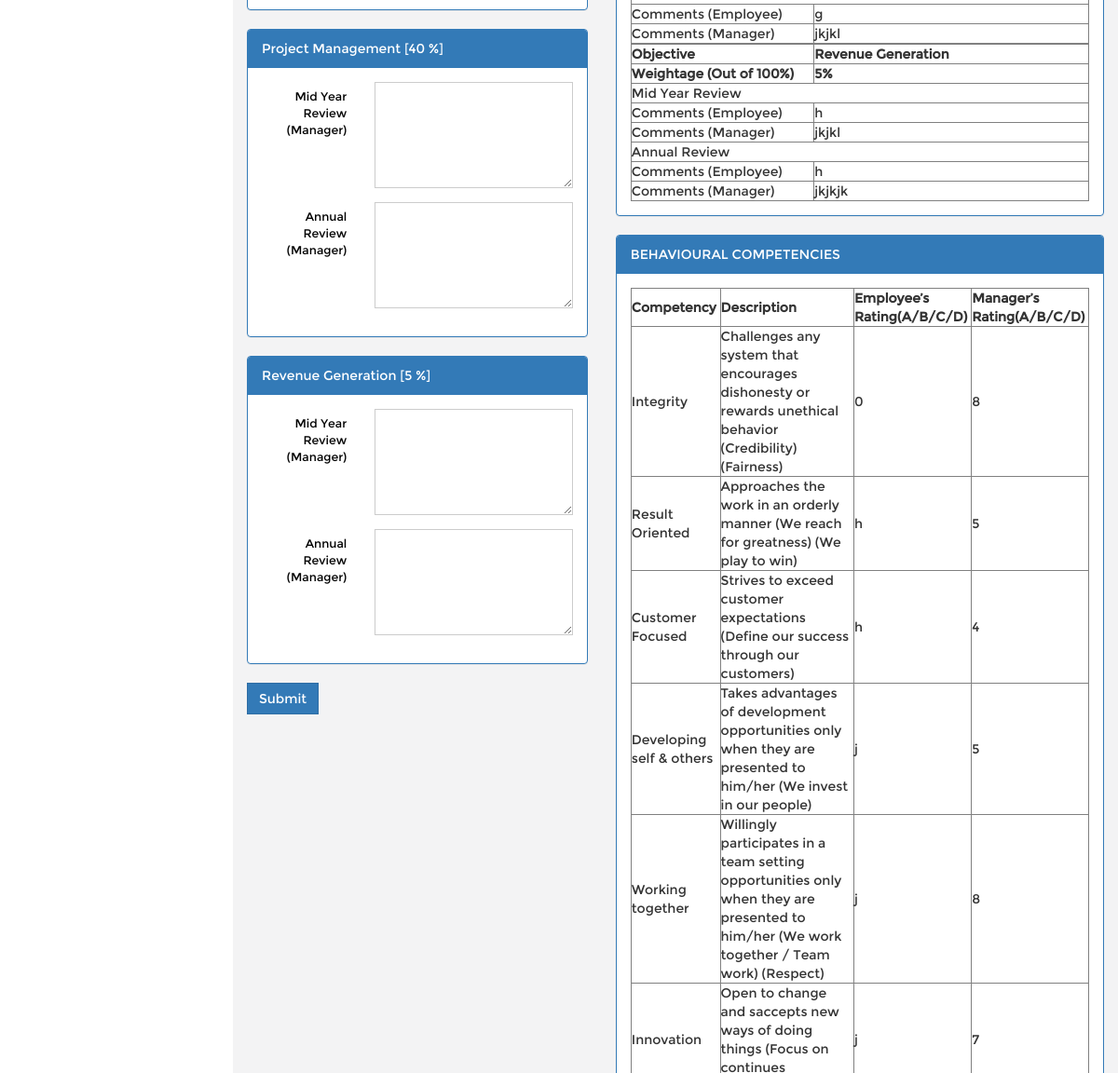
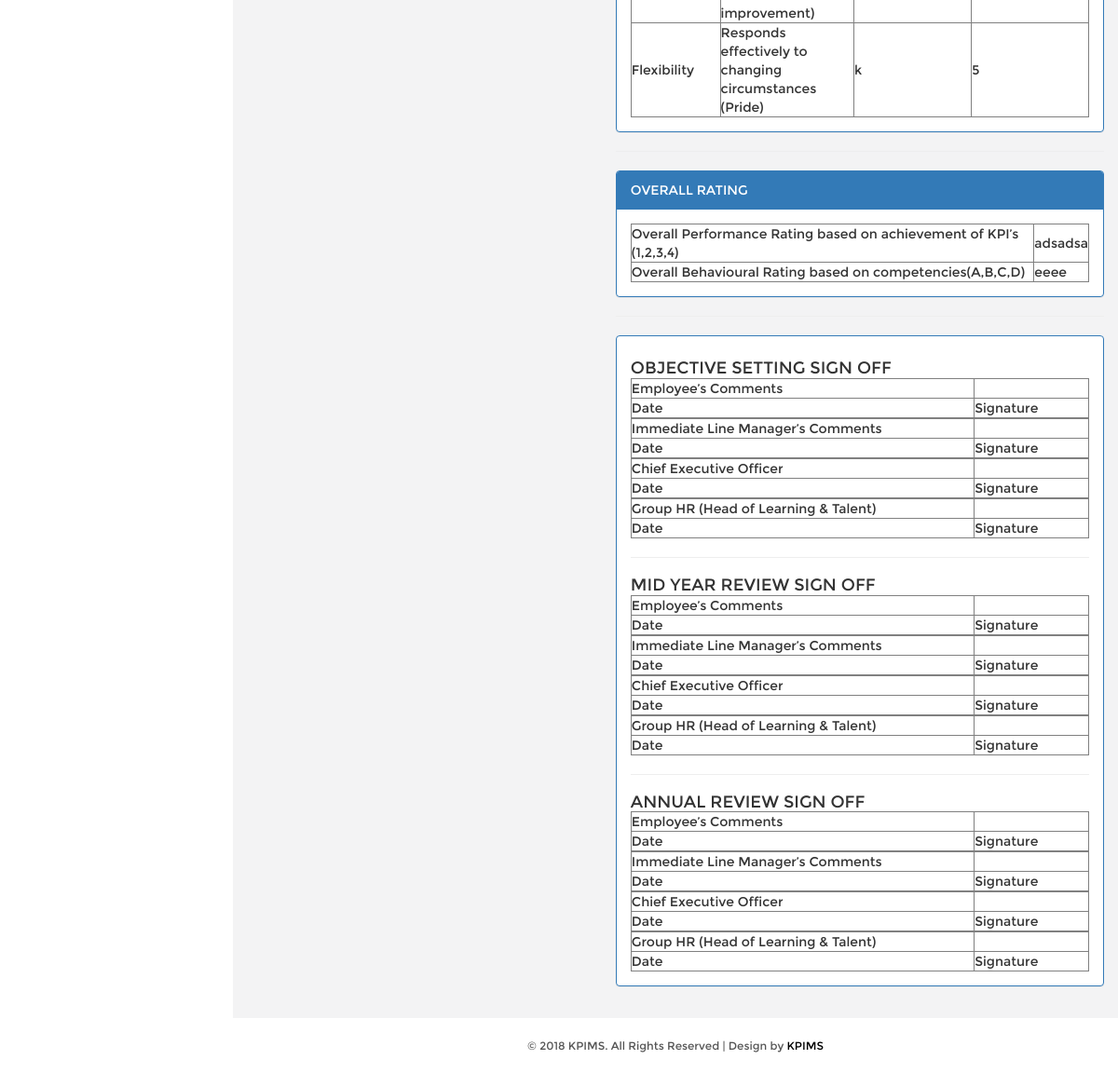
Before: /PAFID_approval_step1.php?id=2 (lower part) with the older database file (2 pictures, top to bottom).
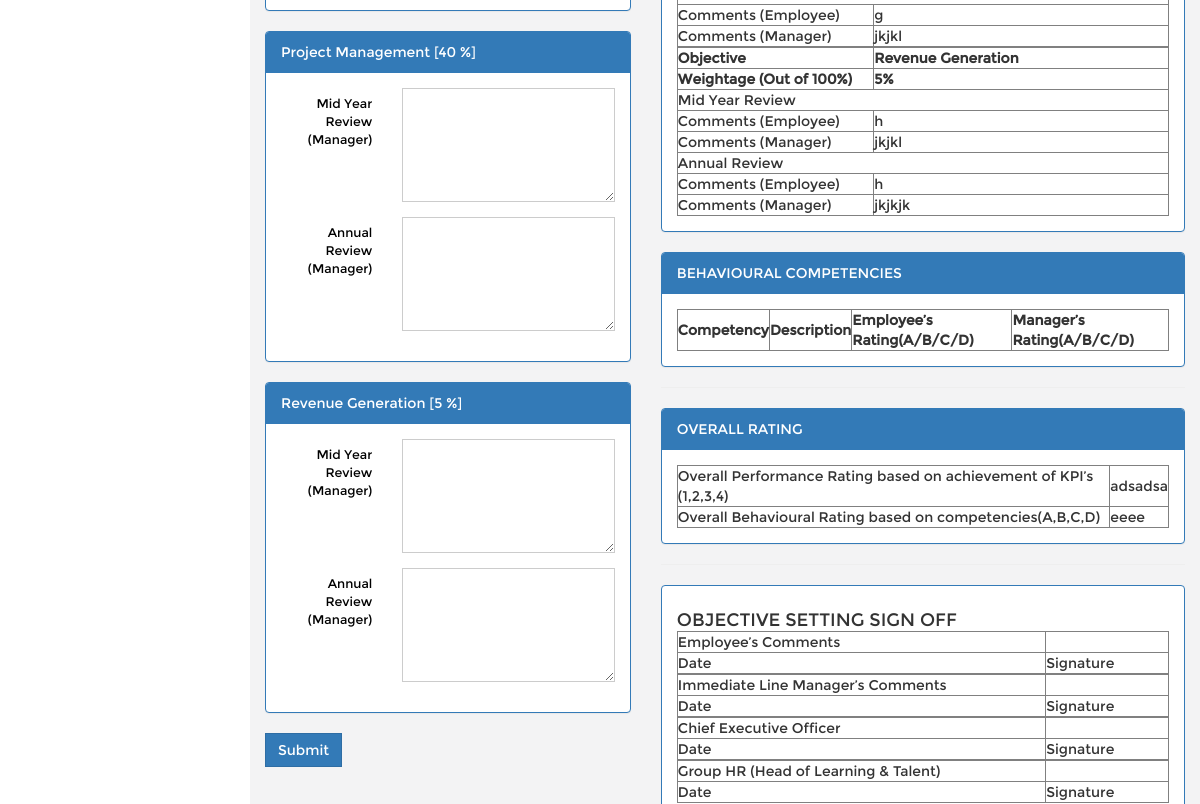
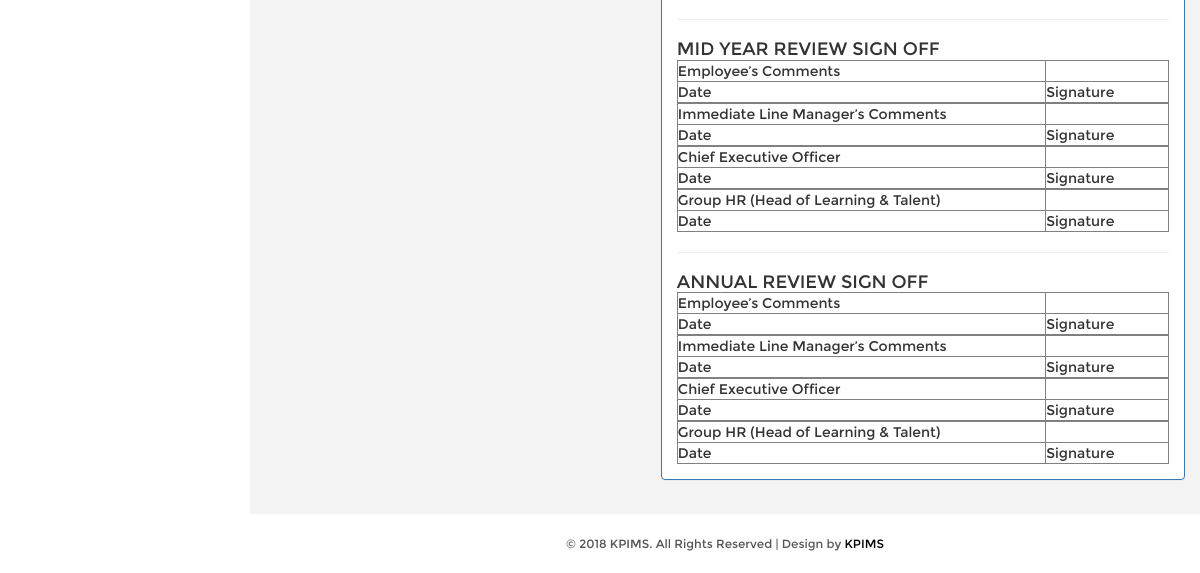
After: the same page with the newer database file (2 pictures, top to bottom).
### tables this page shows
CREATE TABLE `kpi_goal_objective` (
  `id` int(5) NOT NULL AUTO_INCREMENT,
  `user_role` varchar(20) DEFAULT NULL,
  `goal_ratio_id` int(5) DEFAULT NULL,
  `objective` varchar(50) DEFAULT NULL,
  `point` int(5) DEFAULT NULL,
  `unit` varchar(20) DEFAULT NULL,
  `measurement` varchar(20) DEFAULT NULL,
  PRIMARY KEY (`id`)
);

CREATE TABLE `kpi_goal_ratio` (
  `id` int(5) NOT NULL AUTO_INCREMENT,
  `goal_ratio` varchar(20) DEFAULT NULL,
  `precentage` decimal(10,2) DEFAULT NULL,
  PRIMARY KEY (`id`)
);

CREATE TABLE `kpi_goal_employee` (
  `PAFID` int(5) NOT NULL,
  `goal_objective_id` int(5) NOT NULL,
  `employee_id` int(5) NOT NULL,
  `date_created` varchar(50) DEFAULT NULL,
  `mid_year_comment_employee` varchar(100) DEFAULT NULL,
  `mid_year_comment_manager` varchar(100) DEFAULT NULL,
  `annual_comment_employee` varchar(100) DEFAULT NULL,
  `annual_comment_manager` varchar(100) DEFAULT NULL,
  `manager_rating` int(3) DEFAULT NULL,
  PRIMARY KEY (`PAFID`,`goal_objective_id`,`employee_id`)
);

CREATE TABLE `kpi_employee_beh_competency` (
  `PAFID` int(5) NOT NULL,
  `beh_competency_id` int(5) NOT NULL,
  `employee_rating` varchar(10) DEFAULT NULL,
  `manager_rating` int(10) DEFAULT NULL,
  `user_id` int(5) DEFAULT NULL,
  `review_user_id` int(5) DEFAULT NULL,
  PRIMARY KEY (`PAFID`,`beh_competency_id`)
);

CREATE TABLE `kpi_beh_competency` (
  `id` int(5) NOT NULL AUTO_INCREMENT,
  `competency` varchar(50) DEFAULT NULL,
  `description` text DEFAULT NULL,
  PRIMARY KEY (`id`)
);

CREATE TABLE `kpi_overall_rating` (
  `id` int(5) NOT NULL AUTO_INCREMENT,
  `PAFID` int(5) DEFAULT NULL,
  `performance_rating` varchar(20) DEFAULT NULL,
  `behavioural_rating` varchar(20) DEFAULT NULL,
  `employee_id` int(5) DEFAULT NULL,
  PRIMARY KEY (`id`)
);

### DB.php (called while the page is built, shortened)
<?php
function getDBConnection() {
    $servername = "localhost";
    $username = "root";
    $password = "123";
    $db = "kpimsdb";
    $conn = mysqli_connect($servername, $username, $password, $db);
    if (!$conn) {
        die("Connection failed: " . mysqli_connect_error());
    } else {
        return $conn;
    }
}
function getData($sql) {
    $conn = getDBConnection();
    $result = mysqli_query($conn, $sql);
    if (mysqli_num_rows($result) > 0) {
        return $result;
    } else {
        return FALSE;
    }
}
?>

### PAFID_approval_step1.php (the view, shortened to what the changed rows need)
<!DOCTYPE HTML>
<html>
    <?php include_once './DB.php'; ?>
    <head>
        <link href="css/bootstrap.min.css" rel='stylesheet' type='text/css' />
        <link href="css/style.css" rel='stylesheet' type='text/css' />
        <link href="css/font-awesome.css" rel="stylesheet">
        <link href="css/custom.css" rel="stylesheet">
    </head>
    <body>
        <div id="wrapper">
            <div id="page-wrapper" class="gray-bg dashbard-1">
                <div class="content-main">
                    <div class="content-top">
                        <div class="col-md-5 ">
                            <form action="PIFID_objective_setting_approval.php" method="post">
                                <?php
                                $sql = "SELECT kpi_goal_objective.*,kpi_goal_ratio.goal_ratio,kpi_goal_ratio.precentage FROM kpi_goal_objective
INNER JOIN kpi_goal_ratio
ON kpi_goal_objective.goal_ratio_id = kpi_goal_ratio.id
WHERE kpi_goal_objective.user_role = 'JENGINEER'";
                                $data = getData($sql);
                                foreach ($data as $value) {
                                    ?>
                                    <div class="panel panel-primary">
                                        <div class="panel-heading "><?= $value['goal_ratio'] ?> [<?= $value['point'] ?> %]</div>
                                        <div class="panel-body form-horizontal">
                                            <form class="form-horizontal">
                                                <div class="form-group">
                                                    <label for="textarea" class="control-label col-xs-4">Mid Year Review (Manager) </label>
                                                    <div class="col-xs-8">
                                                        <textarea id="textarea" required="" name="<?= $value['id'] ?>_mid_year_comment_manager" cols="40" rows="5" class="form-control"></textarea>
                                                    </div>
                                                </div>
                                                <div class="form-group">
                                                    <label for="textarea1" class="control-label col-xs-4">Annual Review (Manager)</label>
                                                    <div class="col-xs-8">
                                                        <textarea id="textarea1"  required=""  name="<?= $value['id'] ?>_annual_comment_manager" cols="40" rows="5" class="form-control"></textarea>
                                                    </div>
                                                </div>
                                        </div>
                                    </div>
                                    <?php
                                }
                                ?>
                                <button name="submit" type="submit" class="btn btn-primary">Submit</button><br>
                            </form>
                        </div>
                        <div class="col-md-7 ">
                            <?php include './PAF.php';?>
                        </div>
                    </div>
                </div>
            </div>
        </div>
    </body>
</html>

### PAF.php (shortened to what the changed rows need)
<?php
$PAFID = $_GET['id'];
?>
<div class="panel panel-primary">
    <div class="panel-body">
        <?php
        $sqlobj = "
SELECT kpi_goal_employee.*,kpi_goal_objective.point,kpi_goal_ratio.goal_ratio FROM kpi_goal_employee
INNER JOIN kpi_goal_objective
ON kpi_goal_employee.goal_objective_id = kpi_goal_objective.id
INNER JOIN kpi_goal_ratio
ON kpi_goal_ratio.id = kpi_goal_objective.goal_ratio_id
WHERE kpi_goal_employee.PAFID = '$PAFID' ";
        $dataObj = getData($sqlobj);
        if ($dataObj)
            foreach ($dataObj as $value) {
                ?>
                <table border="1" style="width: 100%" >
                    <tbody>
                        <tr style="font-weight: bold">
                            <td style="width: 40%">Objective </td>
                            <td style="width: 60%"><?= $value['goal_ratio'] ?></td>
                        </tr>
                        <tr style="font-weight: bold">
                            <td>Weightage (Out of 100%)</td>
                            <td><?= $value['point'] ?>%</td>
                        </tr>
                        <tr><td colspan="2">Mid Year Review</td></tr>
                        <tr>
                            <td>Comments (Employee)</td>
                            <td><?= $value['mid_year_comment_employee'] ?></td>
                        </tr>
                        <tr>
                            <td>Comments (Manager)</td>
                            <td><?= $value['mid_year_comment_manager'] ?></td>
                        </tr>
                        <tr><td colspan="2">Annual Review</td></tr>
                        <tr>
                            <td>Comments (Employee)</td>
                            <td><?= $value['annual_comment_employee'] ?></td>
                        </tr>
                        <tr>
                            <td>Comments (Manager)</td>
                            <td><?= $value['annual_comment_manager'] ?></td>
                        </tr>
                    </tbody>
                </table>
                <?php
            }
        ?>
    </div>
</div>
<div class="panel panel-primary">
    <div class="panel-body">
        <table border="1">
            <thead>
                <tr>
                    <th>Competency</th>
                    <th>Description</th>
                    <th>Employee’s Rating(A/B/C/D)</th>
                    <th>Manager’s Rating(A/B/C/D)</th>
                </tr>
            </thead>
            <tbody>
                <?php
                $sqlBeh = " SELECT kpi_employee_beh_competency.*,kpi_beh_competency.competency,kpi_beh_competency.description FROM kpi_employee_beh_competency
 INNER JOIN kpi_beh_competency
 ON kpi_beh_competency.id = kpi_employee_beh_competency.beh_competency_id
WHERE kpi_employee_beh_competency.PAFID = '$PAFID'";
                $data = getData($sqlBeh);
                if ($data)
                    foreach ($data as $value) {
                        ?>
                        <tr>
                            <td><?= $value['competency'] ?></td>
                            <td><?= $value['description'] ?></td>
                            <td><?= $value['employee_rating'] ?></td>
                            <td><?= $value['manager_rating'] ?></td>
                        </tr>
                        <?php
                    }
                ?>
            </tbody>
        </table>
    </div>
</div>
<div class="panel panel-primary">
    <div class="panel-body">
        <?php
        $sqlOver = "SELECT * FROM kpi_overall_rating WHERE PAFID = '$PAFID'";
        $data0 = getData($sqlOver);
        if ($data0)
            foreach ($data0 as $value) {
                ?>
                <table border="1" style="width: 100%">
                    <tbody>
                        <tr>
                            <td>Overall Performance Rating based on achievement of KPI’s (1,2,3,4)</td>
                            <td><?= $value['performance_rating'] ?></td>
                        </tr>
                        <tr>
                            <td>Overall Behavioural Rating based on competencies(A,B,C,D)</td>
                            <td><?= $value['behavioural_rating'] ?></td>
                        </tr>
                    </tbody>
                </table>
                <?php
            }
        ?>
    </div>
</div>

Changed rows visible on the page:
removed kpi_employee_beh_competency: kpi_beh_competency.competency "Integrity", kpi_beh_competency.description "Challenges any system that encourages dishonesty or rewards unethical behavior (Credibility) (Fairness)", employee_rating "0", manager_rating "8"
removed kpi_employee_beh_competency: kpi_beh_competency.competency "Result Oriented", kpi_beh_competency.description "Approaches the work in an orderly manner (We reach for greatness) (We play to win)", employee_rating "h", manager_rating "5"
removed kpi_employee_beh_competency: kpi_beh_competency.competency "Customer Focused", kpi_beh_competency.description "Strives to exceed customer expectations (Define our success through our customers)", employee_rating "h", manager_rating "4"
removed kpi_employee_beh_competency: kpi_beh_competency.competency "Developing self & others", kpi_beh_competency.description "Takes advantages of development opportunities only when they are presented to him/her (We invest in our people)", employee_rating "j", manager_rating "5"
removed kpi_employee_beh_competency: kpi_beh_competency.competency "Working together", kpi_beh_competency.description "Willingly participates in a team setting opportunities only when they are presented to him/her (We work together / Team work) (Respect)", employee_rating "j", manager_rating "8"
removed kpi_employee_beh_competency: kpi_beh_competency.competency "Innovation", kpi_beh_competency.description "Open to change and saccepts new ways of doing things (Focus on continues improvement)", employee_rating "j", manager_rating "7"
removed kpi_employee_beh_competency: kpi_beh_competency.competency "Flexibility", kpi_beh_competency.description "Responds effectively to changing circumstances (Pride)", employee_rating "k", manager_rating "5"
